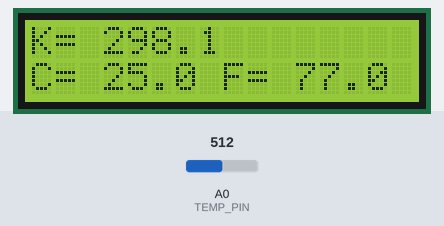
The sketch below on a simulated Arduino Uno, built with avr-gcc and run on an emulated ATmega328P. Shown: 16×2 character LCD. The test bench sets the inputs (shaded band); at power-on: A0 (TEMP_PIN) = 512.

Above: at 1.2 s.
1.3 s: A0 (TEMP_PIN) set to 716
At 1.9 s:
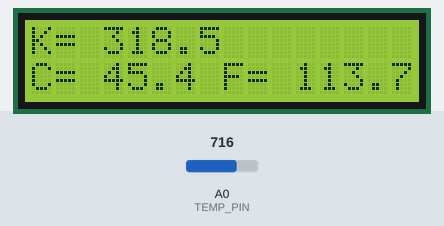
3.0 s: A0 (TEMP_PIN) set to 900
At 3.5 s:
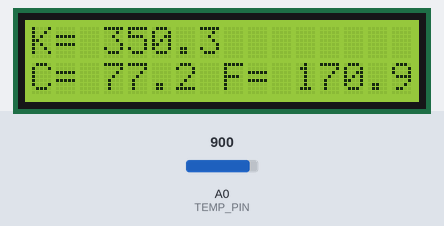
4.5 s: A0 (TEMP_PIN) set to 1023
At 5.2 s:
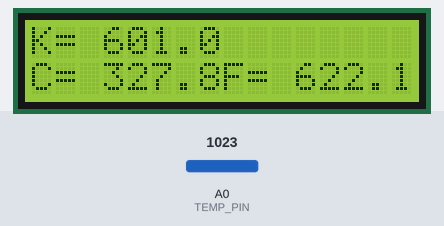
Timing chart, 0 to 7.5 s (numbered marks = the images above; inputs shaded):
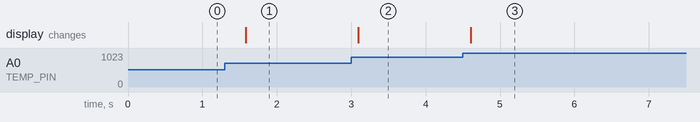

Measured:
- after the input at 1.3 s, the display: changes after 0.28 s (image 1)
- after the input at 3.0 s, the display: changes after 0.10 s (image 2)
- after the input at 4.5 s, the display: changes after 0.11 s (image 3)

The sketch:

lesson23_thermometer.ino
```cpp
#include "LiquidCrystal.h"

#define LCD_RS_PIN 7
#define LCD_EN_PIN 8
#define LCD_D4_PIN 9
#define LCD_D5_PIN 10
#define LCD_D6_PIN 11
#define LCD_D7_PIN 12

#define LCD_COLS 16
#define LCD_ROWS 2

#define TEMP_PIN 0

LiquidCrystal lcd(LCD_RS_PIN, LCD_EN_PIN, LCD_D4_PIN, LCD_D5_PIN, LCD_D6_PIN, LCD_D7_PIN);

String tempK;
String tempC;
String tempF;

void setup() {
    lcd.begin(LCD_COLS, LCD_ROWS);
    lcd.clear();
}

void loop() {
    int tempRead = analogRead(TEMP_PIN);
    double degK = log(10000.0 * ((1024.0 / tempRead - 1)));
    degK = 1 / (0.001129148 + (0.000234125 + (0.0000000876741 * degK * degK)) * degK);

    double degC = degK - 273.15;
    double degF = (degC * 9.0) / 5.0 + 32.0;

    tempK = "K= " + String(degK, 1);
    tempC = "C= " + String(degC, 1);
    tempF = "F= " + String(degF, 1);

    lcd.setCursor(0, 0);
    lcd.print(tempK);

    lcd.setCursor(0, 1);
    lcd.print(tempC);

    lcd.setCursor(8, 1);
    lcd.print(tempF);

    delay(500);
}
```
